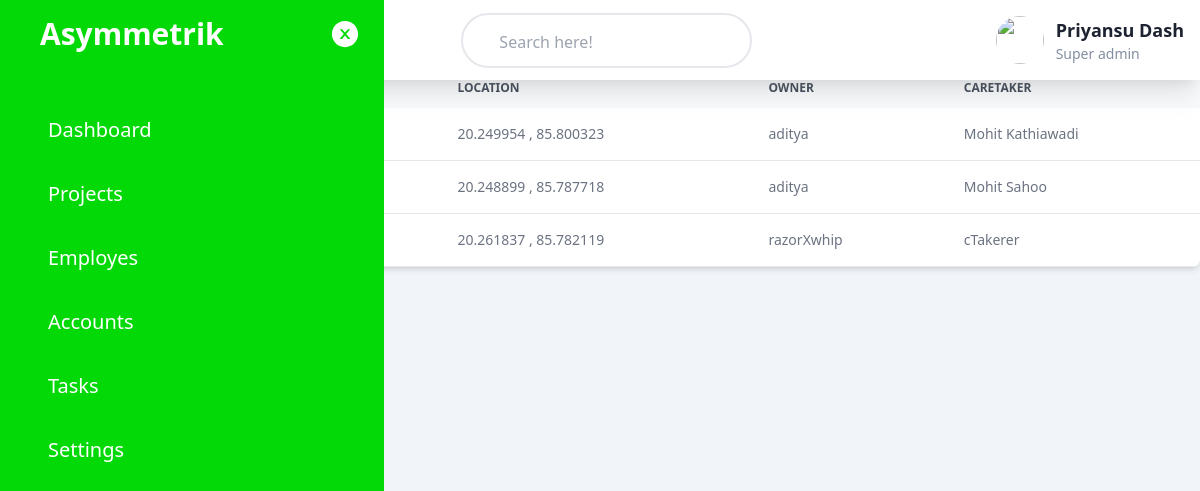
/allProject/, run on the app's committed database.
### myApp/models.py (models this page shows, shortened)
class project(models.Model):
    reg=models.IntegerField()
    name=models.CharField(max_length=30)
    lat=models.CharField(max_length=40)
    long=models.CharField(max_length=40)
    zoomIn=models.IntegerField(default=12)
    owner=models.CharField(max_length=40)
    careT=models.CharField(max_length=200)

### myApp/views.py (the view)
# urls.py: path('allProject/',allProjects,name='allProject'),
def allProjects(request):
    proj = project.objects.all()
    context = {
        "project":proj
    }
    return render(request,'allProjects.html',context)

### myApp/templates/allProjects.html (shortened to what this page needs)
{% extends 'base.html' %}
{% load static %}
{% block content %}
    <div class="relative overflow-x-auto shadow-md sm:rounded-lg">
        <table class="w-full text-sm text-left text-gray-500 dark:text-gray-400">
            <caption class="p-5 text-lg font-semibold text-left text-gray-900 bg-white dark:text-white dark:bg-gray-800">
            </caption>
            <thead class="text-xs text-gray-700 uppercase bg-gray-50 dark:bg-gray-700 dark:text-gray-400">
                <tr>
                    <th scope="col" class="px-6 py-3">
                    </th>
                    <th scope="col" class="px-6 py-3">
                    </th>
                    <th scope="col" class="px-6 py-3">
                        Location
                    </th>
                    <th scope="col" class="px-6 py-3">
                        Owner
                    </th>
                    <th scope="col" class="px-6 py-3">
                        Caretaker
                    </th>
                </tr>
            </thead>
            <tbody>
                {% for p in project %}
                <tr class="bg-white border-b dark:bg-gray-800 dark:border-gray-700">
                    <th scope="row" class="px-6 py-4 font-medium text-gray-900 whitespace-nowrap dark:text-white">
                        <a href={% url 'viewProject' p.reg %}>
                    </th>
                    <td class="px-6 py-4">
                    </td>
                    <td class="px-6 py-4">
                        {{p.lat}} , {{p.long}}
                    </td>
                    <td class="px-6 py-4">
                        {{p.owner}}
                    </td>
                    <td class="px-6 py-4">
                        {{p.careT}}
                    </td>
                </tr>
                {% endfor %}
            </tbody>
        </table>
    </div>
{% endblock  %}

### data on the page
project: lat "20.249954", long "85.800323", owner "aditya", careT "Mohit Kathiawadi"
project: lat "20.248899", long "85.787718", owner "aditya", careT "Mohit Sahoo"
project: lat "20.261837", long "85.782119", owner "razorXwhip", careT "cTakerer"
